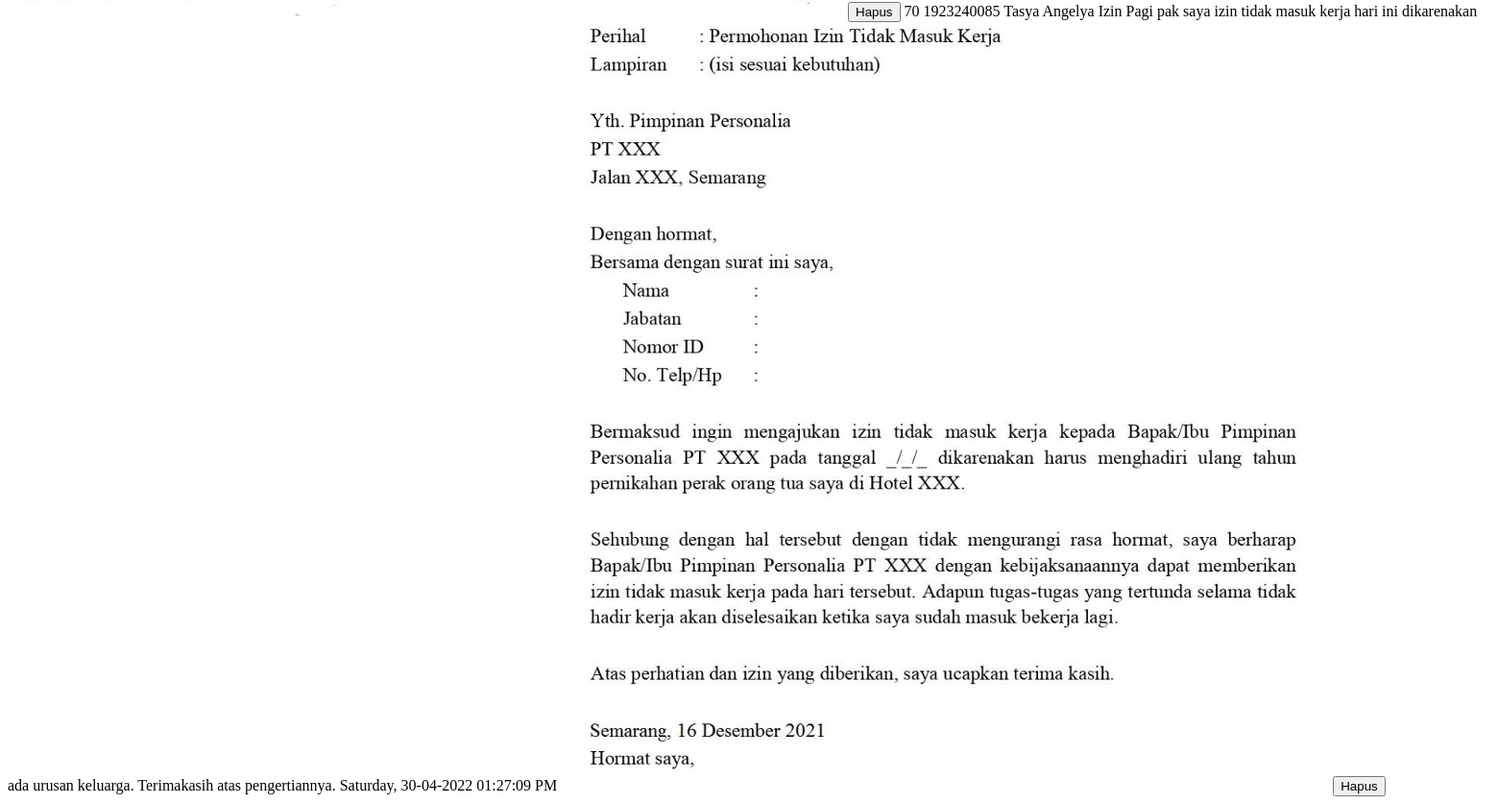
/paging_ket.php (lower part), run on an earlier commit of the app's database.
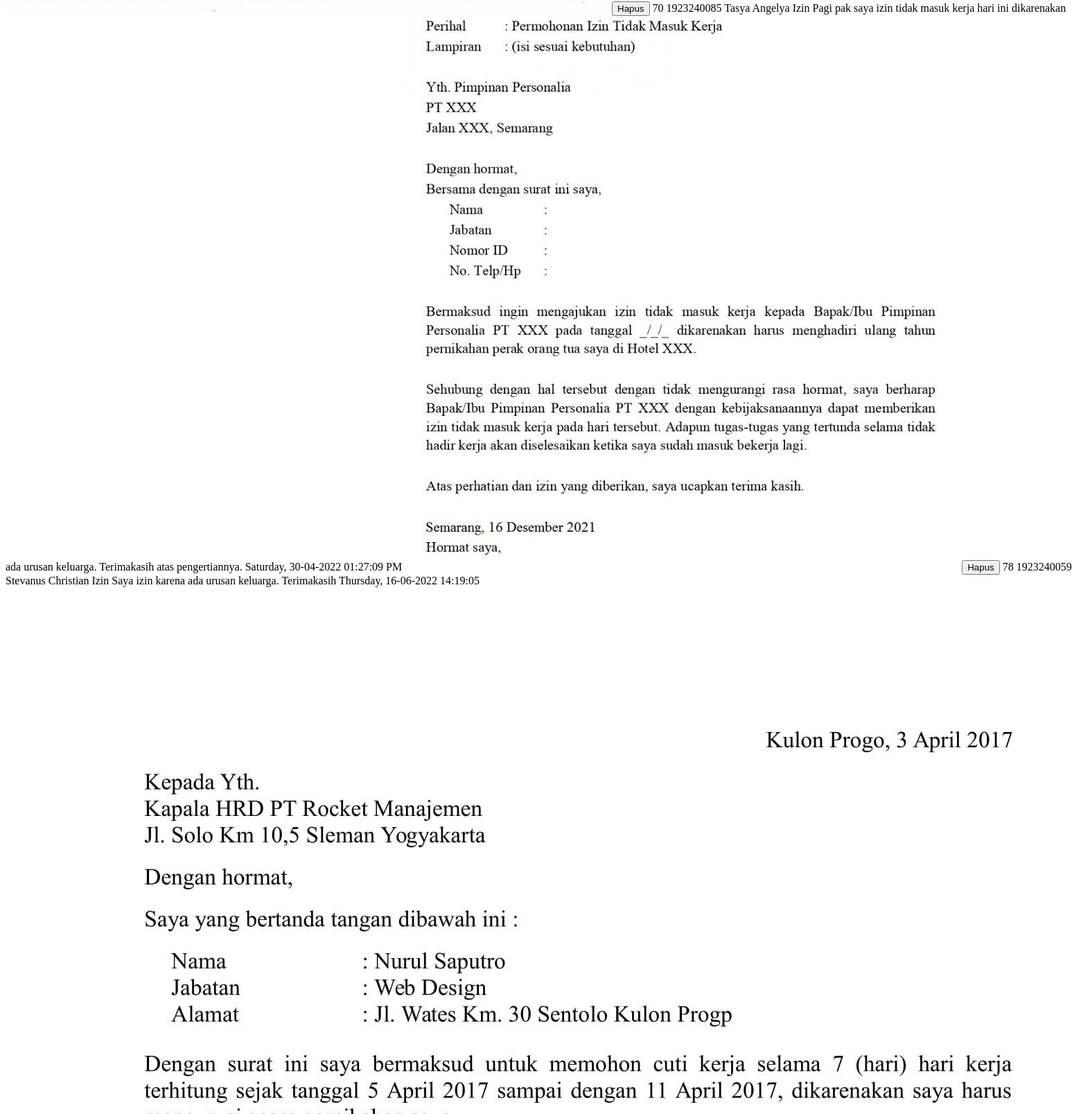
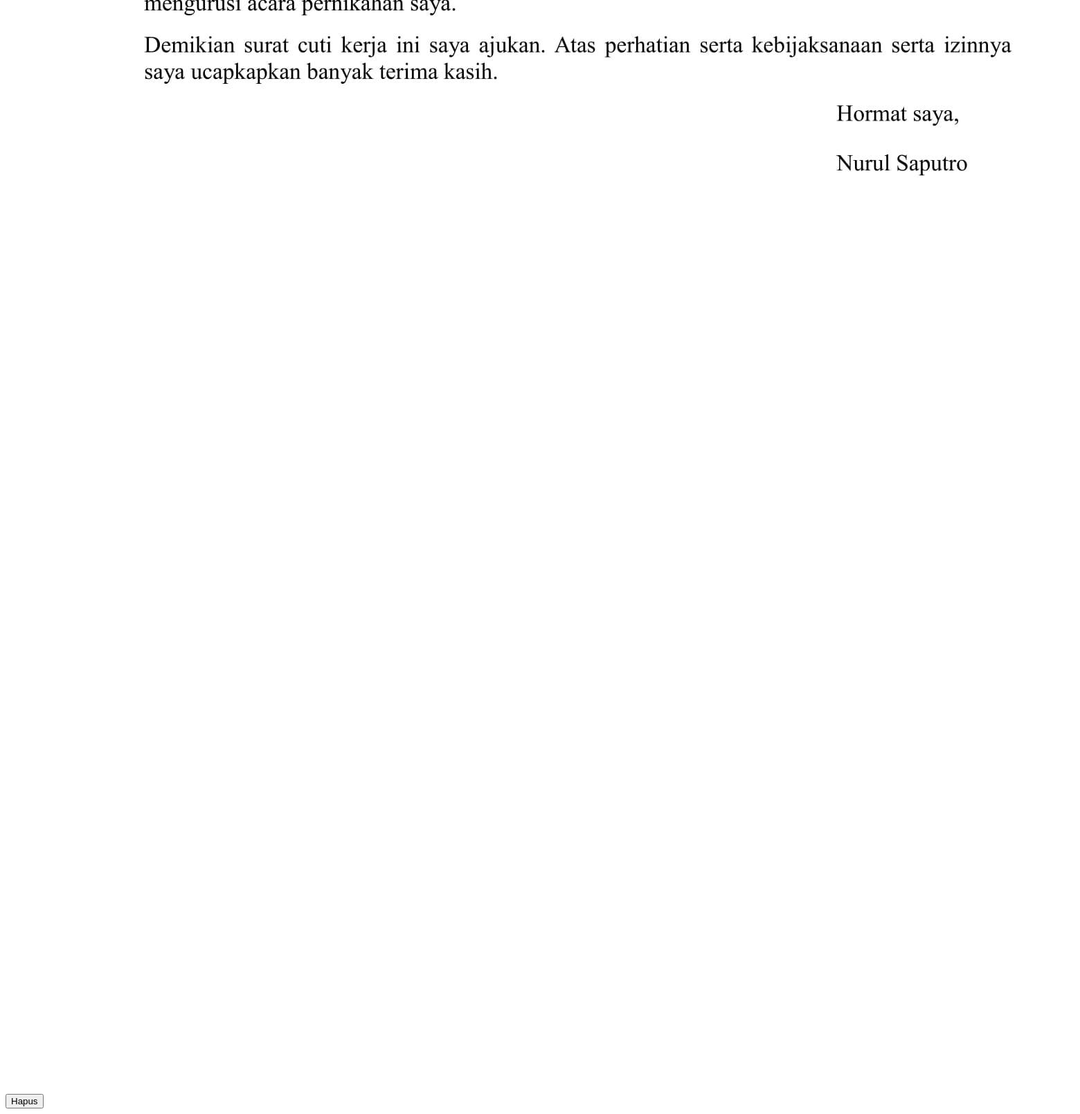
And on a later commit of the database (2 pictures, top to bottom).
### tables this page shows
CREATE TABLE `tb_keterangan` (
  `id` int(11) NOT NULL,
  `id_karyawan` int(11) NOT NULL,
  `nama` varchar(255) NOT NULL,
  `keterangan` varchar(255) NOT NULL,
  `alasan` text NOT NULL,
  `waktu` varchar(255) NOT NULL,
  `bukti` varchar(50) NOT NULL
);

### paging_ket.php (the view, shortened to what this page needs)
<head>
</head>
<?php
include 'koneksi.php';
$batas = 5;
$halaman = isset($_GET['halaman']) ? (int)$_GET['halaman'] : 1;
$halaman_awal = ($halaman>1) ? ($halaman * $batas) - $batas : 0;
$data_karyawan = mysqli_query($koneksi, "SELECT * FROM tb_keterangan LIMIT $halaman_awal, $batas");
while ($row=mysqli_fetch_array($data_karyawan)) {
 ?>
  <tr>
                                                <td><?php echo $row['id']; ?></td>
                                                <td><?php echo $row['id_karyawan']; ?></td>
                                                <td><?php echo $row['nama']; ?></td>
                                                <td><?php echo $row['keterangan']; ?></td>
                                                <td><?php echo $row['alasan']; ?></td>
                                                <td><?php echo $row['waktu']; ?></td>
                                                <td>
                                                    <?php
                                                    if ($row['bukti']!='') {
                                                        echo "<img src=\" karyawan/modul/karyawan/images/$row[bukti]\" />";
                                                    }else{
                                                        echo "images";
                                                    }
                                                     ?>
                                                </td>
                                                <td><a href="absen/hapus_keterangan.php?id=<?php echo $row['id']; ?>"><button class="btn btn-danger" onclick="return confirm('yakin ingin dihapus?');">Hapus</button></a></td>
                                            </tr>
                                        <?php } ?>

What changed in the data, as far as the page shows it:
added tb_keterangan: id "78", id_karyawan "1923240059", nama "Stevanus Christian", keterangan "Izin", alasan "Saya izin karena ada urusan keluarga. Terimakasih", waktu "Thursday, 16-06-2022 14:19:05", bukti (picture)
